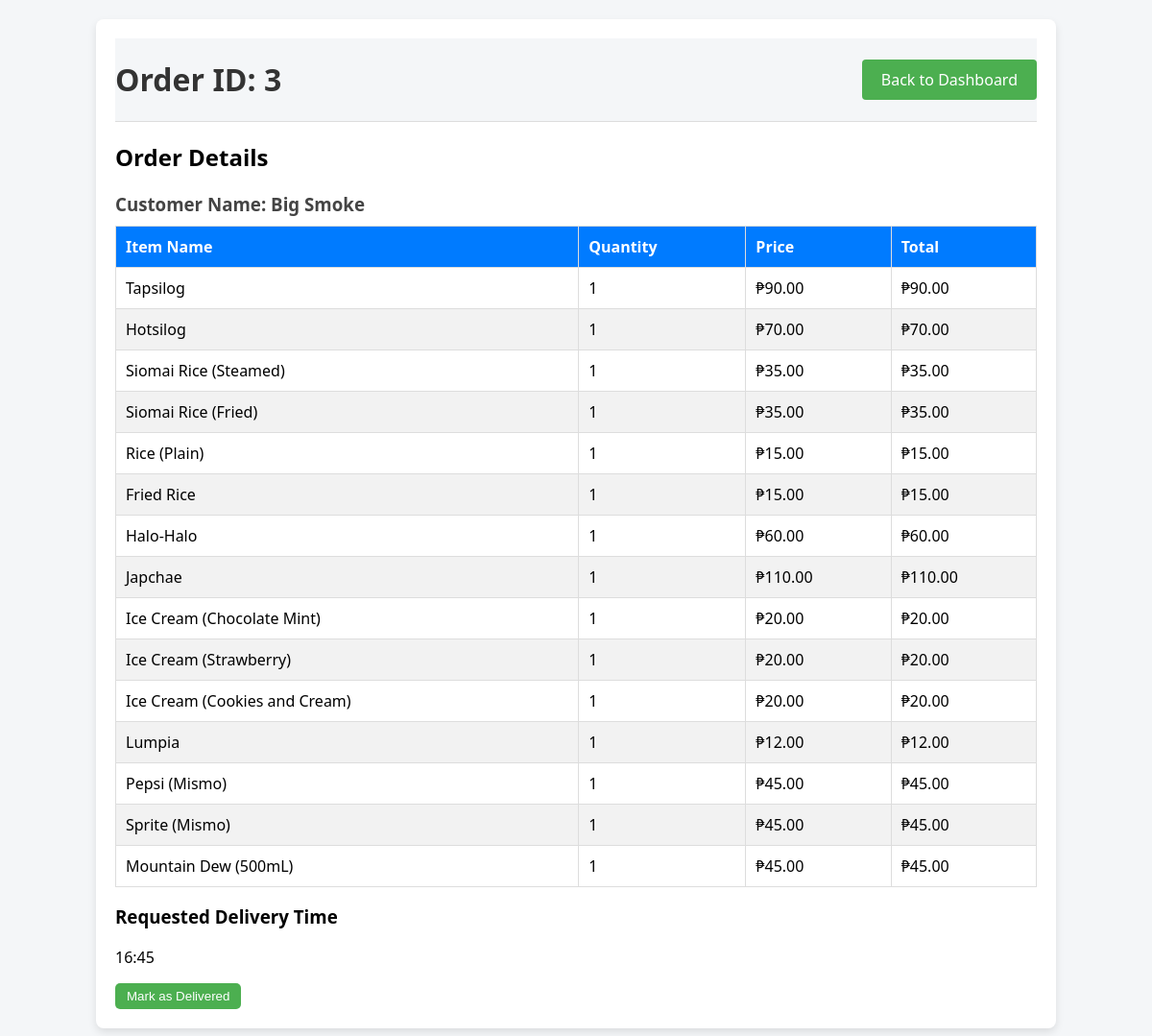
/order_details/3 (signed in), run on the app's committed database.
### tables this page shows
CREATE TABLE Customers (
    Customer_ID INTEGER PRIMARY KEY AUTOINCREMENT,
    Name TEXT NOT NULL,
    Address TEXT NOT NULL,
    Phone TEXT NOT NULL,
    FOREIGN KEY (Phone) REFERENCES Users(Contact)
);

CREATE TABLE Order_Items (
    OrderItem_ID INTEGER PRIMARY KEY AUTOINCREMENT,
    Order_ID INTEGER,
    Item_ID INTEGER,
    Quantity INTEGER NOT NULL,
    FOREIGN KEY (Order_ID) REFERENCES Orders(Order_ID),
    FOREIGN KEY (Item_ID) REFERENCES Menu_Items(Item_ID)
);

CREATE TABLE Menu_Items (
    Item_ID INTEGER PRIMARY KEY AUTOINCREMENT,
    Item_Name TEXT NOT NULL,
    Category TEXT NOT NULL,
    Price REAL NOT NULL,
    FOREIGN KEY (Category) REFERENCES Categories(Category_Name)
);

CREATE TABLE Orders (
    Order_ID INTEGER PRIMARY KEY AUTOINCREMENT,
    Customer_ID INTEGER,
    Order_Type TEXT CHECK(Order_Type IN ('Walk-in', 'Delivery')) NOT NULL,
    Date DATE NOT NULL,
    Time_Ordered TIME NOT NULL,
    Requested_Delivery_Time TIME,
    Time_Delivered TIME,
    Delivered BOOLEAN NOT NULL,
    FOREIGN KEY (Customer_ID) REFERENCES Customers(Customer_ID)
);

### app.py (the view)
@app.route('/order_details/<int:order_id>')
def order_details(order_id):
    if session.get('role') != 'admin':
        return redirect(url_for('home'))
    conn = get_db_connection()
    cursor = conn.cursor()
    cursor.execute('''
        SELECT oi.Quantity, mi.Item_Name, mi.Price
        FROM Order_Items oi
        JOIN Menu_Items mi ON oi.Item_ID = mi.Item_ID
        WHERE oi.Order_ID = ?
    ''', (order_id,))
    order_items = cursor.fetchall()
    cursor.execute('''
        SELECT o.Requested_Delivery_Time, o.Delivered, o.Time_Delivered, c.Name
        FROM Orders o
        JOIN Customers c ON o.Customer_ID = c.Customer_ID
        WHERE o.Order_ID = ?
    ''', (order_id,))
    order_meta = cursor.fetchone()
    conn.close()
    requested_delivery_time = order_meta['Requested_Delivery_Time'] if order_meta else None
    delivered = order_meta['Delivered'] if order_meta else None
    time_delivered = order_meta['Time_Delivered'] if order_meta else None
    customer_name = order_meta['Name'] if order_meta else None
    return render_template('order_details.html',
                        order_id=order_id,
                        order_items=order_items,
                        requested_delivery_time=requested_delivery_time,
                        delivered=delivered,
                        time_delivered=time_delivered,
                        customer_name=customer_name)

### app.py (called while the page is built)
def get_db_connection():
    conn = sqlite3.connect(DB_PATH)
    conn.row_factory = sqlite3.Row
    return conn

### templates/order_details.html (shortened to what this page needs)
<!DOCTYPE html>
<html lang="en">
<head>
  <link rel="stylesheet" href="{{ url_for('static', filename='styles_order_details.css') }}">
</head>
<body>
  <div class="container">
    <header>
      <h1 class>Order ID: {{ order_id }}</h1>
      <div class="auth-buttons">
        <a href="{{ url_for('admin_dashboard') }}" class="btn-back">Back to Dashboard</a>
      </div>
    </header>
    <div class="order-items">
      <h2>Order Details</h2>
      <h3>Customer Name: {{ customer_name }}</h3>
      <table class="order-table">
        <thead>
          <tr>
            <th>Item Name</th>
            <th>Quantity</th>
            <th>Price</th>
            <th>Total</th>
          </tr>
        </thead>
        <tbody>
          {% for item in order_items %}
          <tr>
            <td>{{ item['Item_Name'] }}</td>
            <td>{{ item['Quantity'] }}</td>
            <td>₱{{ '%.2f'|format(item['Price']) }}</td>
            <td>₱{{ '%.2f'|format(item['Quantity'] * item['Price']) }}</td>
          </tr>
          {% endfor %}
        </tbody>
      </table>
    </div>
    {% if requested_delivery_time %}
      <div class="delivery-time">
        <h3>Requested Delivery Time</h3>
        <p>{{ requested_delivery_time }}</p>
      </div>
    {% endif %}
    <div class="mark-delivered">
      {% if not delivered %}
        <form action="{{ url_for('mark_delivered', order_id=order_id) }}" method="post">
          <button type="submit" class="btn-mark-delivered">Mark as Delivered</button>
        </form>
      {% else %}
        <p style="color: green;">Delivered at {{ time_delivered }}</p>
      {% endif %}
    </div>
  </div>
</body>
</html>

### static/styles_order_details.css (style rules this page uses)
body { font-family: 'Segoe UI', Tahoma, Geneva, Verdana, sans-serif; background-color: #f4f6f8; margin: 0; }
.container { width: 80%; margin: 20px auto; background-color: #ffffff; padding: 20px; border-radius: 8px; box-shadow: 0 4px 8px rgba(0, 0, 0, 0.1); }
header { display: flex; justify-content: space-between; align-items: center; background-color: #f4f6f8; border-bottom: 1px solid #ddd; }
h1 { text-align: left; color: #333; }
.order-items h3 { color: #444; margin-bottom: 10px; }
.order-table { width: 100%; border-collapse: collapse; }
.order-table th, .order-table td { padding: 10px; text-align: left; border: 1px solid #ddd; }
.order-table th { background-color: #007bff; color: white; }
.order-table tr:nth-child(even) { background-color: #f2f2f2; }
button { padding: 6px 12px; background-color: #4CAF50; color: white; border: none; cursor: pointer; border-radius: 5px; }
.btn-back { background-color: #4CAF50; color: white; padding: 10px 20px; border-radius: 4px; text-decoration: none; font-size: 16px; transition: background-color 0.3s; }

### data on the page
Customers: Name "Big Smoke"
Order_Items: Item_Name "Tapsilog", Quantity "1", item['Quantity']*item['Price'] "90.00"
Menu_Items: Price "90.00"
Order_Items: Item_Name "Hotsilog", Quantity "1", item['Quantity']*item['Price'] "70.00"
Menu_Items: Price "70.00"
Order_Items: Item_Name "Siomai Rice (Steamed)", Quantity "1", item['Quantity']*item['Price'] "35.00"
Menu_Items: Price "35.00"
Order_Items: Item_Name "Siomai Rice (Fried)", Quantity "1", item['Quantity']*item['Price'] "35.00"
Menu_Items: Price "35.00"
Order_Items: Item_Name "Rice (Plain)", Quantity "1", item['Quantity']*item['Price'] "15.00"
Menu_Items: Price "15.00"
Order_Items: Item_Name "Fried Rice", Quantity "1", item['Quantity']*item['Price'] "15.00"
Menu_Items: Price "15.00"
Order_Items: Item_Name "Halo-Halo", Quantity "1", item['Quantity']*item['Price'] "60.00"
Menu_Items: Price "60.00"
Order_Items: Item_Name "Japchae", Quantity "1", item['Quantity']*item['Price'] "110.00"
Menu_Items: Price "110.00"
Order_Items: Item_Name "Ice Cream (Chocolate Mint)", Quantity "1", item['Quantity']*item['Price'] "20.00"
Menu_Items: Price "20.00"
Order_Items: Item_Name "Ice Cream (Strawberry)", Quantity "1", item['Quantity']*item['Price'] "20.00"
Menu_Items: Price "20.00"
Order_Items: Item_Name "Ice Cream (Cookies and Cream)", Quantity "1", item['Quantity']*item['Price'] "20.00"
Menu_Items: Price "20.00"
Order_Items: Item_Name "Lumpia", Quantity "1", item['Quantity']*item['Price'] "12.00"
Menu_Items: Price "12.00"
Order_Items: Item_Name "Pepsi (Mismo)", Quantity "1", item['Quantity']*item['Price'] "45.00"
Menu_Items: Price "45.00"
Order_Items: Item_Name "Sprite (Mismo)", Quantity "1", item['Quantity']*item['Price'] "45.00"
Menu_Items: Price "45.00"
Order_Items: Item_Name "Mountain Dew (500mL)", Quantity "1", item['Quantity']*item['Price'] "45.00"
Menu_Items: Price "45.00"
Orders: Requested_Delivery_Time "16:45"

### other printed values
{{ order_id }} "3"
